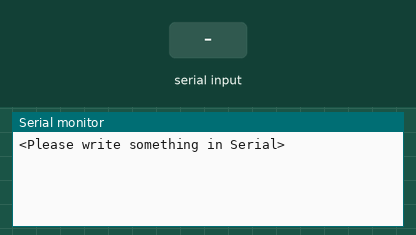
This sketch was run on a simulated Arduino Uno, built with avr-gcc and run on an emulated ATmega328P. Parts: the last lines printed to the serial monitor. The inputs (shaded band) are chosen by the test bench.

Above: at 1.2 s.
1.3 s: "E\n" received over Serial
At 2.5 s:
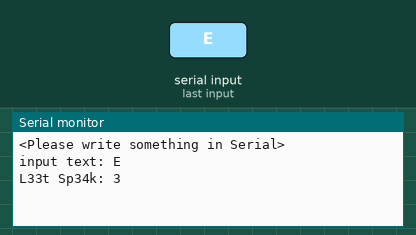
2.8 s: "e\n" received over Serial
At 3.9 s:
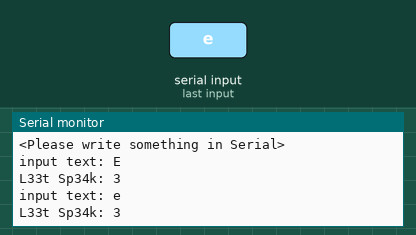
4.3 s: "A\n" received over Serial
At 5.1 s:
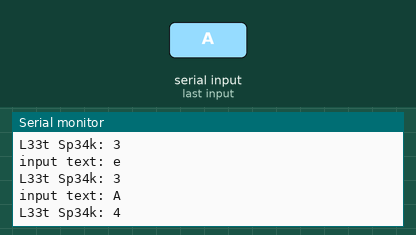
5.8 s: "a\n" received over Serial
At 6.2 s:
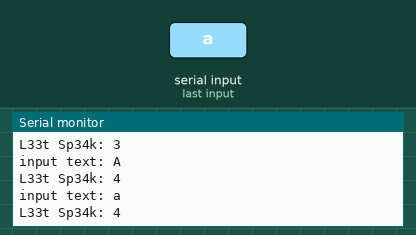
7.3 s: "I\n" received over Serial
At 8.5 s:
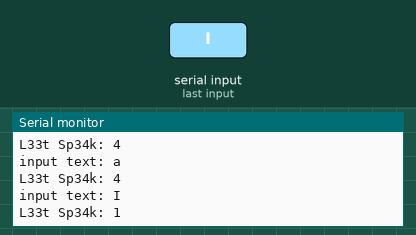
8.8 s: "i\n" received over Serial
At 9.7 s:
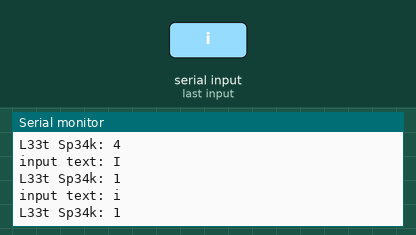
Timing chart, 0 to 11.3 s (numbered marks = the images above; inputs shaded):
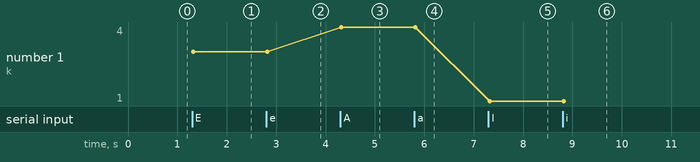

The sketch:

Challenge__L33t_Sp34k.ino
```cpp
String input;
void setup() {
  Serial.begin(9600);
  Serial.setTimeout(200); // set time out to 200ms
  delay(10);
  Serial.print("\n");
  //##################################
  Serial.println("<Please write something in Serial>");
  Serial.print("\n");

}

void loop () {
  while (Serial.available()) {
    delay(2);
    char text = Serial.read();
    input += text;
  }
  if (input.length() > 0) {
    Serial.print("input text: ");
    Serial.print(input);
    Serial.print("\n");
    Serial.print("L33t Sp34k: ");
    converter();
    input = "";
    Serial.print("\n");

  }
}

String converter() { // Converter vowels to int.
  //Serial.print(input.length());
  for (char i = 0; i < input.length(); i++) {
    if ( input[i] == 'E' || input[i] == 'e') {
      input[i] =  '3';
    }
    if ( input[i] == 'A' || input[i] == 'a') {
      input[i] =  '4';
    }
    if ( input[i] == 'I' || input[i] == 'i') {
      input[i] =  '1';
    }
  }
  Serial.print(input);
}
```

Measured:
- after the input at 1.3 s, the serial monitor: prints a new line at once (image 1)
- after the input at 2.8 s, the serial monitor: prints a new line at once (image 2)
- after the input at 4.3 s, the serial monitor: prints a new line at once (image 3)
- after the input at 5.8 s, the serial monitor: prints a new line at once (image 4)
- after the input at 7.3 s, the serial monitor: prints a new line at once (image 5)
- after the input at 8.8 s, the serial monitor: prints a new line at once (image 6)
- plotted number 1: 3 → 4 after the input at 4.3 s, 4 → 1 after the input at 7.3 s
